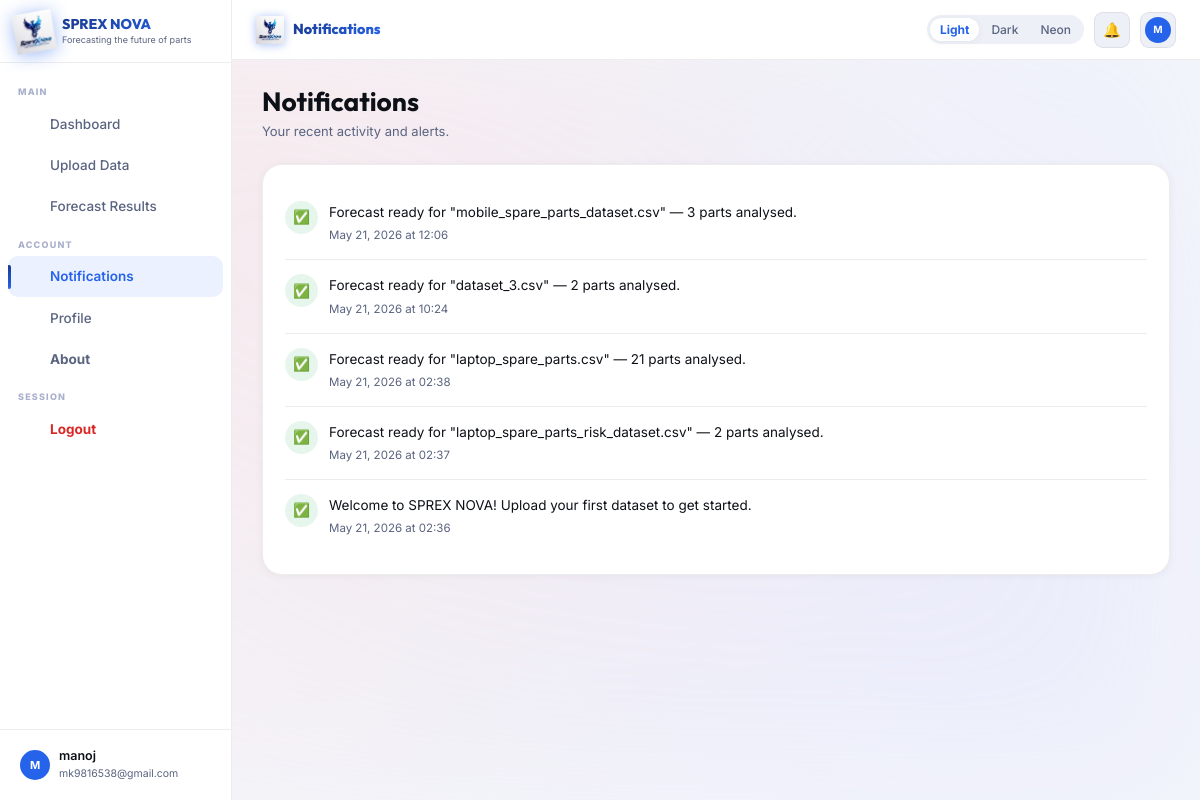
/notifications (signed in), run on the app's committed database.
### app.py (models this page shows)
class User(db.Model):
    id=db.Column(db.Integer,primary_key=True); name=db.Column(db.String(120),nullable=False)
    email=db.Column(db.String(200),unique=True,nullable=False); password=db.Column(db.String(256),nullable=False)
    company=db.Column(db.String(200),default=""); role=db.Column(db.String(80),default="Analyst")
    avatar_color=db.Column(db.String(20),default="#2563eb"); created_at=db.Column(db.DateTime,default=datetime.utcnow)

class Notif(db.Model):
    id=db.Column(db.Integer,primary_key=True); user_id=db.Column(db.Integer,db.ForeignKey("user.id"),nullable=False)
    message=db.Column(db.String(500)); ntype=db.Column(db.String(40),default="info")
    read=db.Column(db.Boolean,default=False); created_at=db.Column(db.DateTime,default=datetime.utcnow)

### app.py (the view)
@app.route("/notifications")
@login_required
def notifications():
    u=me(); notifs=Notif.query.filter_by(user_id=u.id).order_by(Notif.created_at.desc()).limit(50).all()
    Notif.query.filter_by(user_id=u.id,read=False).update({"read":True}); db.session.commit()
    return render_template("notifications.html",notifs=notifs)

### app.py (called while the page is built)
def login_required(f):
    @wraps(f)
    def dec(*a,**kw):
        if "uid" not in session: flash("Please log in first.","warning"); return redirect(url_for("login"))
        return f(*a,**kw)
    return dec

def me(): return User.query.get(session["uid"]) if "uid" in session else None

@app.context_processor
def ctx():
    u=me(); uc=Notif.query.filter_by(user_id=u.id,read=False).count() if u else 0
    return dict(cu=u,nc=uc,now=datetime.utcnow())

### templates/notifications.html (shortened to what this page needs)
{% extends "layout.html" %}
{% block page_title %}Notifications{% endblock %}
{% block content %}
<div class="ph"><h1>Notifications</h1><p>Your recent activity and alerts.</p></div>
<div class="card">
{% if notifs %}
  {% for n in notifs %}
  <div class="notif" style="animation-delay:{{ loop.index0 * 0.04 }}s">
    <div class="ni {{ n.ntype }}">
      {% if n.ntype=='success' %}✅{% elif n.ntype=='error' %}❌{% elif n.ntype=='warning' %}⚠️{% else %}ℹ️{% endif %}
    </div>
    <div style="flex:1">
      <div style="font-size:13.5px">{{ n.message }}</div>
      <div style="font-size:11.5px;color:var(--muted);margin-top:3px">{{ n.created_at.strftime('%b %d, %Y at %H:%M') }}</div>
    </div>
  </div>
  {% endfor %}
{% else %}
  <div class="empty">
    <div class="empty-ico">🔔</div>
    <div class="empty-t">All caught up!</div>
    <p style="font-size:13px">Notifications appear here after you run forecasts.</p>
  </div>
{% endif %}
</div>
{% endblock %}

### templates/layout.html (shortened to what this page needs)
{% extends "base.html" %}
{% block body %}
<div class="layout">
  <nav class="sidebar">
    <div class="sb-logo">
      <img src="{{ url_for('static',filename='img/logo.png') }}" class="sb-logoimg" alt="SPREX NOVA"/>
      <div>
        <div class="sb-brand">SPREX NOVA</div>
        <div class="sb-sub">Forecasting the future of parts</div>
      </div>
    </div>
    <div class="sb-nav">
      <div class="sb-sec">Main</div>
      <a href="{{ url_for('dashboard') }}" class="sb-a {% if request.endpoint=='dashboard' %}on{% endif %}">
         Dashboard
      </a>
      <a href="{{ url_for('upload') }}" class="sb-a {% if request.endpoint=='upload' %}on{% endif %}">
         Upload Data
      </a>
      <a href="{{ url_for('results_list') }}" class="sb-a {% if request.endpoint in ['results_list','results'] %}on{% endif %}">
         Forecast Results
      </a>
      <div class="sb-sec">Account</div>
      <a href="{{ url_for('notifications') }}" class="sb-a {% if request.endpoint=='notifications' %}on{% endif %}">
         Notifications
      </a>
      <a href="{{ url_for('profile') }}" class="sb-a {% if request.endpoint=='profile' %}on{% endif %}">
         Profile
      </a>
      <a href="{{ url_for('about') }}" class="sb-a {% if request.endpoint=='about' %}on{% endif %}">
        <b>About</b>
      </a>
      <div class="sb-sec">Session</div>
      <a href="{{ url_for('logout') }}" class="sb-a" style="color:var(--red)">
         <b>Logout</b>
      </a>
    </div>
    <div class="sb-foot">
      {% if cu %}
      <a href="{{ url_for('profile') }}" class="sb-user">
        <div class="av" style="background:{{ cu.avatar_color }}">{{ cu.name[0].upper() }}</div>
        <div>
          <div class="sb-uname">{{ cu.name }}</div>
          <div class="sb-uemail">{{ cu.email }}</div>
        </div>
      </a>
      {% endif %}
    </div>
  </nav>
  <div class="main">
    <header class="topbar">
      <a href="{{ url_for('dashboard') }}" class="tb-logo">
        <img src="{{ url_for('static',filename='img/logo.png') }}" class="tb-logoimg" alt="logo"/>
        <span class="tb-title">{% block page_title %}{% endblock %}</span>
      </a>
      <div class="theme-row">
        <button class="th-btn" data-t="light"> Light</button>
        <button class="th-btn" data-t="dark"> Dark</button>
        <button class="th-btn" data-t="neon">Neon</button>
      </div>
      <a href="{{ url_for('notifications') }}" class="tb-btn" style="text-decoration:none;color:inherit;">
        🔔<span class="nb" id="nbadge" {% if nc==0 %}style="display:none"{% endif %}>{{ nc }}</span>
      </a>
      {% if cu %}
      <a href="{{ url_for('profile') }}" class="tb-btn" style="text-decoration:none;">
        <div class="av" style="background:{{ cu.avatar_color }};width:26px;height:26px;font-size:10px;">{{ cu.name[0].upper() }}</div>
      </a>
      {% endif %}
    </header>
    <main class="page">{% block content %}{% endblock %}</main>
  </div>
</div>
{% endblock %}

### templates/base.html (shortened to what this page needs)
<!DOCTYPE html>
<html lang="en" data-theme="light">
<head>
<link rel="stylesheet" href="{{ url_for('static',filename='css/main.css') }}"/>
</head>
<body>
{% block body %}{% endblock %}
</body>
</html>

### data on the page
User: name "M", name "manoj", email "mk9816538@gmail.com"
Notif: message "Forecast ready for \"mobile_spare_parts_dataset.csv\" — 3 parts analysed.", created_at "May 21, 2026 at 12:06"
Notif: message "Forecast ready for \"dataset_3.csv\" — 2 parts analysed.", created_at "May 21, 2026 at 10:24"
Notif: message "Forecast ready for \"laptop_spare_parts.csv\" — 21 parts analysed.", created_at "May 21, 2026 at 02:38"
Notif: message "Forecast ready for \"laptop_spare_parts_risk_dataset.csv\" — 2 parts analysed.", created_at "May 21, 2026 at 02:37"
Notif: message "Welcome to SPREX NOVA! Upload your first dataset to get started.", created_at "May 21, 2026 at 02:36"
